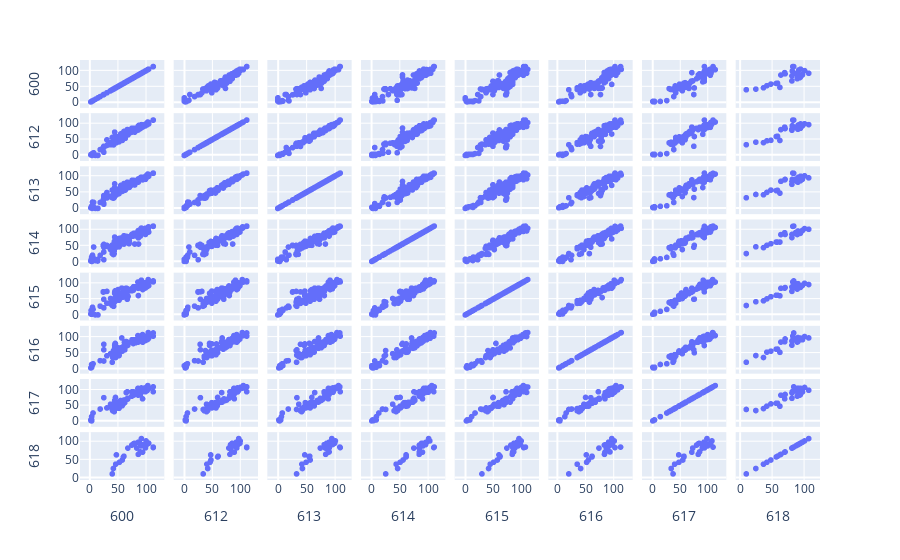

Source (notebook cell):
### Markdown cell above
#### Scatter matrix

### Code cell
px.scatter_matrix(df_base)

### Figure 1 — Plotly figure (JSON) as saved in the notebook; plotly's stock layout.template omitted (floating-point values rounded to 4 significant figures; data arrays with more than 128 entries replaced by an {"elided": "..."} marker saying what was removed)
{"data": [{"dimensions": [{"axis": {"matches": true}, "label": "600", "values": {"elided": "168 float values"}}, {"axis": {"matches": true}, "label": "612", "values": {"elided": "168 float values"}}, {"axis": {"matches": true}, "label": "613", "values": {"elided": "168 float values"}}, {"axis": {"matches": true}, "label": "614", "values": {"elided": "168 float values"}}, {"axis": {"matches": true}, "label": "615", "values": {"elided": "168 float values"}}, {"axis": {"matches": true}, "label": "616", "values": {"elided": "168 float values"}}, {"axis": {"matches": true}, "label": "617", "values": {"elided": "168 float values"}}, {"axis": {"matches": true}, "label": "618", "values": {"elided": "168 float values"}}], "hovertemplate": "%{xaxis.title.text}=%{x}<br>%{yaxis.title.text}=%{y}<extra></extra>", "legendgroup": "", "marker": {"color": "#636efa", "symbol": "circle"}, "name": "", "showlegend": false, "type": "splom"}], "layout": {"dragmode": "select", "legend": {"tracegroupgap": 0}, "margin": {"t": 60}}}
